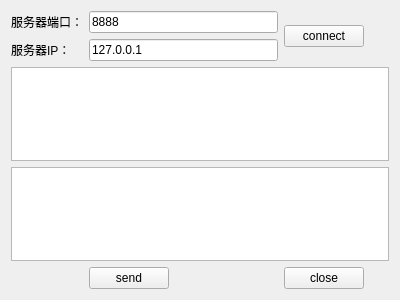
<?xml version="1.0" encoding="UTF-8"?>
<ui version="4.0">
 <class>ClienWidget</class>
 <widget class="QWidget" name="ClienWidget">
  <property name="geometry">
   <rect>
    <x>0</x>
    <y>0</y>
    <width>400</width>
    <height>300</height>
   </rect>
  </property>
  <property name="windowTitle">
   <string>Form</string>
  </property>
  <layout class="QGridLayout" name="gridLayout">
   <item row="0" column="0">
    <widget class="QLabel" name="labelport">
     <property name="text">
      <string>服务器端口：</string>
     </property>
    </widget>
   </item>
   <item row="0" column="1" colspan="2">
    <widget class="QLineEdit" name="lineEditPort">
     <property name="text">
      <string>8888</string>
     </property>
    </widget>
   </item>
   <item row="0" column="3" rowspan="2">
    <widget class="QPushButton" name="buttonConnect">
     <property name="text">
      <string>connect</string>
     </property>
    </widget>
   </item>
   <item row="1" column="0">
    <widget class="QLabel" name="labelip">
     <property name="text">
      <string>服务器IP：</string>
     </property>
    </widget>
   </item>
   <item row="1" column="1" colspan="2">
    <widget class="QLineEdit" name="lineEditIP">
     <property name="text">
      <string>127.0.0.1</string>
     </property>
    </widget>
   </item>
   <item row="2" column="0" colspan="5">
    <widget class="QTextEdit" name="textEditRead">
     <property name="readOnly">
      <bool>true</bool>
     </property>
    </widget>
   </item>
   <item row="3" column="0" colspan="5">
    <widget class="QTextEdit" name="textEditWrite"/>
   </item>
   <item row="4" column="0">
    <spacer name="horizontalSpacer_2">
     <property name="orientation">
      <enum>Qt::Horizontal</enum>
     </property>
     <property name="sizeHint" stdset="0">
      <size>
       <width>69</width>
       <height>20</height>
      </size>
     </property>
    </spacer>
   </item>
   <item row="4" column="1">
    <widget class="QPushButton" name="buttonSend">
     <property name="text">
      <string>send</string>
     </property>
    </widget>
   </item>
   <item row="4" column="2">
    <spacer name="horizontalSpacer">
     <property name="orientation">
      <enum>Qt::Horizontal</enum>
     </property>
     <property name="sizeHint" stdset="0">
      <size>
       <width>107</width>
       <height>20</height>
      </size>
     </property>
    </spacer>
   </item>
   <item row="4" column="3">
    <widget class="QPushButton" name="buttonclose">
     <property name="text">
      <string>close</string>
     </property>
    </widget>
   </item>
   <item row="4" column="4">
    <spacer name="horizontalSpacer_3">
     <property name="orientation">
      <enum>Qt::Horizontal</enum>
     </property>
     <property name="sizeHint" stdset="0">
      <size>
       <width>23</width>
       <height>20</height>
      </size>
     </property>
    </spacer>
   </item>
  </layout>
 </widget>
 <resources/>
 <connections/>
</ui>
